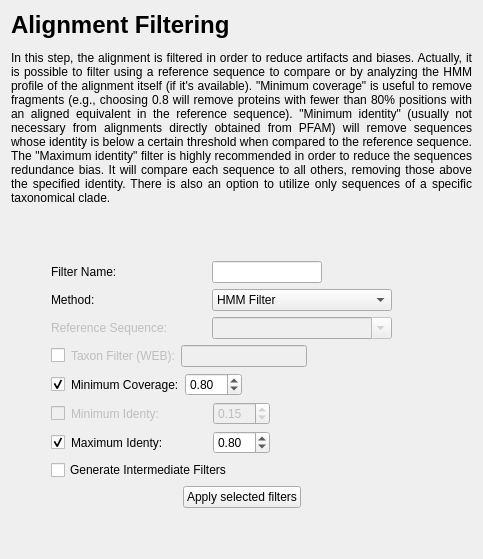
      <widget class="QWidget" name="page_3">
       <layout class="QGridLayout" name="gridLayout_5">
        <item row="0" column="0">
         <widget class="QLabel" name="label_9">
          <property name="text">
           <string>&lt;html&gt;&lt;head/&gt;&lt;body&gt;&lt;p&gt;&lt;span style=&quot; font-size:xx-large; font-weight:600;&quot;&gt;Alignment Filtering&lt;/span&gt;&lt;/p&gt;&lt;p align=&quot;justify&quot;&gt;In this step, the alignment is filtered in order to reduce artifacts and biases. Actually, it is possible to filter using a reference sequence to compare or by analyzing the HMM profile of the alignment itself (if it's available). &amp;quot;Minimum coverage&amp;quot; is useful to remove fragments (e.g., choosing 0.8 will remove proteins with fewer than 80% positions with an aligned equivalent in the reference sequence). &amp;quot;Minimum identity&amp;quot; (usually not necessary from alignments directly obtained from PFAM) will remove sequences whose identity is below a certain threshold when compared to the reference sequence. The &amp;quot;Maximum identity&amp;quot; filter is highly recommended in order to reduce the sequences redundance bias. It will compare each sequence to all others, removing those above the specified identity. There is also an option to utilize only sequences of a specific taxonomical clade.&lt;/p&gt;&lt;/body&gt;&lt;/html&gt;</string>
          </property>
          <property name="wordWrap">
           <bool>true</bool>
          </property>
         </widget>
        </item>
        <item row="1" column="0">
         <layout class="QHBoxLayout" name="horizontalLayout_89">
          <property name="topMargin">
           <number>50</number>
          </property>
          <item>
           <spacer name="horizontalSpacer_11">
            <property name="orientation">
             <enum>Qt::Horizontal</enum>
            </property>
            <property name="sizeHint" stdset="0">
             <size>
              <width>40</width>
              <height>20</height>
             </size>
            </property>
           </spacer>
          </item>
          <item>
           <layout class="QVBoxLayout" name="verticalLayout_25">
            <item>
             <layout class="QHBoxLayout" name="horizontalLayout_90">
              <item>
               <widget class="QLabel" name="label_83">
                <property name="minimumSize">
                 <size>
                  <width>155</width>
                  <height>0</height>
                 </size>
                </property>
                <property name="text">
                 <string>Filter Name:</string>
                </property>
               </widget>
              </item>
              <item>
               <widget class="QLineEdit" name="txtFilterName"/>
              </item>
              <item>
               <spacer name="horizontalSpacer_71">
                <property name="orientation">
                 <enum>Qt::Horizontal</enum>
                </property>
                <property name="sizeHint" stdset="0">
                 <size>
                  <width>40</width>
                  <height>20</height>
                 </size>
                </property>
               </spacer>
              </item>
             </layout>
            </item>
            <item>
             <layout class="QHBoxLayout" name="horizontalLayout_68">
              <item>
               <widget class="QLabel" name="label_82">
                <property name="minimumSize">
                 <size>
                  <width>155</width>
                  <height>0</height>
                 </size>
                </property>
                <property name="text">
                 <string>Method:</string>
                </property>
               </widget>
              </item>
              <item>
               <widget class="QComboBox" name="cmbFilterMethod">
                <property name="minimumSize">
                 <size>
                  <width>180</width>
                  <height>0</height>
                 </size>
                </property>
                <item>
                 <property name="text">
                  <string>HMM Filter</string>
                 </property>
                </item>
                <item>
                 <property name="text">
                  <string>Refseq Filter</string>
                 </property>
                </item>
               </widget>
              </item>
              <item>
               <spacer name="horizontalSpacer_70">
                <property name="orientation">
                 <enum>Qt::Horizontal</enum>
                </property>
                <property name="sizeHint" stdset="0">
                 <size>
                  <width>40</width>
                  <height>20</height>
                 </size>
                </property>
               </spacer>
              </item>
             </layout>
            </item>
            <item>
             <layout class="QVBoxLayout" name="verticalLayout_4">
              <item>
               <layout class="QHBoxLayout" name="horizontalLayout_10">
                <item>
                 <widget class="QLabel" name="label_10">
                  <property name="enabled">
                   <bool>false</bool>
                  </property>
                  <property name="minimumSize">
                   <size>
                    <width>155</width>
                    <height>0</height>
                   </size>
                  </property>
                  <property name="text">
                   <string>Reference Sequence:</string>
                  </property>
                 </widget>
                </item>
                <item>
                 <widget class="QComboBox" name="cmbRefSeq">
                  <property name="enabled">
                   <bool>false</bool>
                  </property>
                  <property name="minimumSize">
                   <size>
                    <width>180</width>
                    <height>0</height>
                   </size>
                  </property>
                  <property name="editable">
                   <bool>true</bool>
                  </property>
                  <property name="frame">
                   <bool>true</bool>
                  </property>
                 </widget>
                </item>
                <item>
                 <spacer name="horizontalSpacer_5">
                  <property name="orientation">
                   <enum>Qt::Horizontal</enum>
                  </property>
                  <property name="sizeHint" stdset="0">
                   <size>
                    <width>40</width>
                    <height>20</height>
                   </size>
                  </property>
                 </spacer>
                </item>
               </layout>
              </item>
              <item>
               <layout class="QHBoxLayout" name="horizontalLayout_14">
                <item>
                 <widget class="QCheckBox" name="chkApplyTaxonFilter">
                  <property name="text">
                   <string/>
                  </property>
                 </widget>
                </item>
                <item>
                 <widget class="QLabel" name="label_78">
                  <property name="enabled">
                   <bool>false</bool>
                  </property>
                  <property name="text">
                   <string>Taxon Filter (WEB):</string>
                  </property>
                 </widget>
                </item>
                <item>
                 <widget class="QLineEdit" name="txtTaxons">
                  <property name="enabled">
                   <bool>false</bool>
                  </property>
                  <property name="minimumSize">
                   <size>
                    <width>0</width>
                    <height>0</height>
                   </size>
                  </property>
                  <property name="maximumSize">
                   <size>
                    <width>225</width>
                    <height>16777215</height>
                   </size>
                  </property>
                 </widget>
                </item>
                <item>
                 <spacer name="horizontalSpacer_6">
                  <property name="orientation">
                   <enum>Qt::Horizontal</enum>
                  </property>
                  <property name="sizeHint" stdset="0">
                   <size>
                    <width>40</width>
                    <height>20</height>
                   </size>
                  </property>
                 </spacer>
                </item>
               </layout>
              </item>
              <item>
               <layout class="QHBoxLayout" name="horizontalLayout_11">
                <item>
                 <widget class="QCheckBox" name="chkApplyMinCover">
                  <property name="enabled">
                   <bool>true</bool>
                  </property>
                  <property name="text">
                   <string/>
                  </property>
                  <property name="checked">
                   <bool>true</bool>
                  </property>
                 </widget>
                </item>
                <item>
                 <widget class="QLabel" name="label_11">
                  <property name="enabled">
                   <bool>true</bool>
                  </property>
                  <property name="text">
                   <string>Minimum Coverage:</string>
                  </property>
                 </widget>
                </item>
                <item>
                 <widget class="QDoubleSpinBox" name="txtMinCover">
                  <property name="enabled">
                   <bool>true</bool>
                  </property>
                  <property name="minimum">
                   <double>0.010000000000000</double>
                  </property>
                  <property name="singleStep">
                   <double>0.010000000000000</double>
                  </property>
                  <property name="value">
                   <double>0.800000000000000</double>
                  </property>
                 </widget>
                </item>
                <item>
                 <spacer name="horizontalSpacer_7">
                  <property name="orientation">
                   <enum>Qt::Horizontal</enum>
                  </property>
                  <property name="sizeHint" stdset="0">
                   <size>
                    <width>40</width>
                    <height>20</height>
                   </size>
                  </property>
                 </spacer>
                </item>
               </layout>
              </item>
              <item>
               <layout class="QHBoxLayout" name="horizontalLayout_12">
                <item>
                 <widget class="QCheckBox" name="chkApplyMinId">
                  <property name="enabled">
                   <bool>false</bool>
                  </property>
                  <property name="text">
                   <string/>
                  </property>
                 </widget>
                </item>
                <item>
                 <widget class="QLabel" name="label_12">
                  <property name="enabled">
                   <bool>false</bool>
                  </property>
                  <property name="minimumSize">
                   <size>
                    <width>136</width>
                    <height>0</height>
                   </size>
                  </property>
                  <property name="text">
                   <string>Minimum Identy:</string>
                  </property>
                 </widget>
                </item>
                <item>
                 <widget class="QDoubleSpinBox" name="txtMinId">
                  <property name="enabled">
                   <bool>false</bool>
                  </property>
                  <property name="minimum">
                   <double>0.010000000000000</double>
                  </property>
                  <property name="singleStep">
                   <double>0.010000000000000</double>
                  </property>
                  <property name="value">
                   <double>0.150000000000000</double>
                  </property>
                 </widget>
                </item>
                <item>
                 <spacer name="horizontalSpacer_17">
                  <property name="orientation">
                   <enum>Qt::Horizontal</enum>
                  </property>
                  <property name="sizeHint" stdset="0">
                   <size>
                    <width>40</width>
                    <height>20</height>
                   </size>
                  </property>
                 </spacer>
                </item>
               </layout>
              </item>
              <item>
               <layout class="QHBoxLayout" name="horizontalLayout_13">
                <item>
                 <widget class="QCheckBox" name="chkApplyMaxId">
                  <property name="text">
                   <string/>
                  </property>
                  <property name="checked">
                   <bool>true</bool>
                  </property>
                 </widget>
                </item>
                <item>
                 <widget class="QLabel" name="label_13">
                  <property name="enabled">
                   <bool>true</bool>
                  </property>
                  <property name="minimumSize">
                   <size>
                    <width>136</width>
                    <height>0</height>
                   </size>
                  </property>
                  <property name="text">
                   <string>Maximum Identy:</string>
                  </property>
                 </widget>
                </item>
                <item>
                 <widget class="QDoubleSpinBox" name="txtMaxId">
                  <property name="enabled">
                   <bool>true</bool>
                  </property>
                  <property name="minimum">
                   <double>0.010000000000000</double>
                  </property>
                  <property name="singleStep">
                   <double>0.010000000000000</double>
                  </property>
                  <property name="value">
                   <double>0.800000000000000</double>
                  </property>
                 </widget>
                </item>
                <item>
                 <spacer name="horizontalSpacer_42">
                  <property name="orientation">
                   <enum>Qt::Horizontal</enum>
                  </property>
                  <property name="sizeHint" stdset="0">
                   <size>
                    <width>40</width>
                    <height>20</height>
                   </size>
                  </property>
                 </spacer>
                </item>
               </layout>
              </item>
              <item>
               <widget class="QCheckBox" name="chkIntermediate">
                <property name="text">
                 <string>Generate Intermediate Filters</string>
                </property>
               </widget>
              </item>
              <item>
               <layout class="QHBoxLayout" name="horizontalLayout_34">
                <item>
                 <spacer name="horizontalSpacer_10">
                  <property name="orientation">
                   <enum>Qt::Horizontal</enum>
                  </property>
                  <property name="sizeType">
                   <enum>QSizePolicy::Expanding</enum>
                  </property>
                  <property name="sizeHint" stdset="0">
                   <size>
                    <width>40</width>
                    <height>20</height>
                   </size>
                  </property>
                 </spacer>
                </item>
                <item>
                 <widget class="QPushButton" name="cmdApplyFilter">
                  <property name="enabled">
                   <bool>true</bool>
                  </property>
                  <property name="maximumSize">
                   <size>
                    <width>190</width>
                    <height>27</height>
                   </size>
                  </property>
                  <property name="text">
                   <string>Apply selected filters</string>
                  </property>
                 </widget>
                </item>
                <item>
                 <spacer name="horizontalSpacer_44">
                  <property name="orientation">
                   <enum>Qt::Horizontal</enum>
                  </property>
                  <property name="sizeHint" stdset="0">
                   <size>
                    <width>40</width>
                    <height>20</height>
                   </size>
                  </property>
                 </spacer>
                </item>
               </layout>
              </item>
             </layout>
            </item>
           </layout>
          </item>
          <item>
           <spacer name="horizontalSpacer_69">
            <property name="orientation">
             <enum>Qt::Horizontal</enum>
            </property>
            <property name="sizeHint" stdset="0">
             <size>
              <width>40</width>
              <height>20</height>
             </size>
            </property>
           </spacer>
          </item>
         </layout>
        </item>
        <item row="2" column="0">
         <spacer name="verticalSpacer_7">
          <property name="orientation">
           <enum>Qt::Vertical</enum>
          </property>
          <property name="sizeType">
           <enum>QSizePolicy::MinimumExpanding</enum>
          </property>
          <property name="sizeHint" stdset="0">
           <size>
            <width>20</width>
            <height>40</height>
           </size>
          </property>
         </spacer>
        </item>
       </layout>
      </widget>
